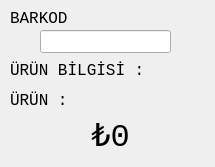
<?xml version="1.0" encoding="UTF-8"?>
<ui version="4.0">
 <class>FiyatGorForm</class>
 <widget class="QDialog" name="FiyatGorForm">
  <property name="geometry">
   <rect>
    <x>0</x>
    <y>0</y>
    <width>215</width>
    <height>167</height>
   </rect>
  </property>
  <property name="minimumSize">
   <size>
    <width>215</width>
    <height>167</height>
   </size>
  </property>
  <property name="maximumSize">
   <size>
    <width>215</width>
    <height>167</height>
   </size>
  </property>
  <property name="font">
   <font>
    <family>Monospace</family>
    <pointsize>12</pointsize>
   </font>
  </property>
  <property name="windowTitle">
   <string>Fiyat gör</string>
  </property>
  <property name="windowIcon">
   <iconset resource="images.qrc">
    <normaloff>:/images/ui/mhss.png</normaloff>:/images/ui/mhss.png</iconset>
  </property>
  <widget class="QLineEdit" name="BarkodlineEdit">
   <property name="geometry">
    <rect>
     <x>40</x>
     <y>30</y>
     <width>131</width>
     <height>23</height>
    </rect>
   </property>
   <property name="text">
    <string/>
   </property>
  </widget>
  <widget class="QLabel" name="label">
   <property name="geometry">
    <rect>
     <x>10</x>
     <y>10</y>
     <width>131</width>
     <height>16</height>
    </rect>
   </property>
   <property name="text">
    <string>BARKOD</string>
   </property>
  </widget>
  <widget class="QLabel" name="label_2">
   <property name="geometry">
    <rect>
     <x>10</x>
     <y>60</y>
     <width>131</width>
     <height>21</height>
    </rect>
   </property>
   <property name="text">
    <string>ÜRÜN BİLGİSİ :</string>
   </property>
  </widget>
  <widget class="QLabel" name="urunAdiLabel">
   <property name="geometry">
    <rect>
     <x>10</x>
     <y>90</y>
     <width>201</width>
     <height>21</height>
    </rect>
   </property>
   <property name="text">
    <string>ÜRÜN :</string>
   </property>
  </widget>
  <widget class="QLabel" name="fiyatLabel">
   <property name="geometry">
    <rect>
     <x>10</x>
     <y>110</y>
     <width>201</width>
     <height>51</height>
    </rect>
   </property>
   <property name="font">
    <font>
     <family>Monospace</family>
     <pointsize>24</pointsize>
    </font>
   </property>
   <property name="text">
    <string>₺0</string>
   </property>
   <property name="alignment">
    <set>Qt::AlignCenter</set>
   </property>
  </widget>
 </widget>
 <resources>
  <include location="images.qrc"/>
 </resources>
 <connections/>
</ui>
